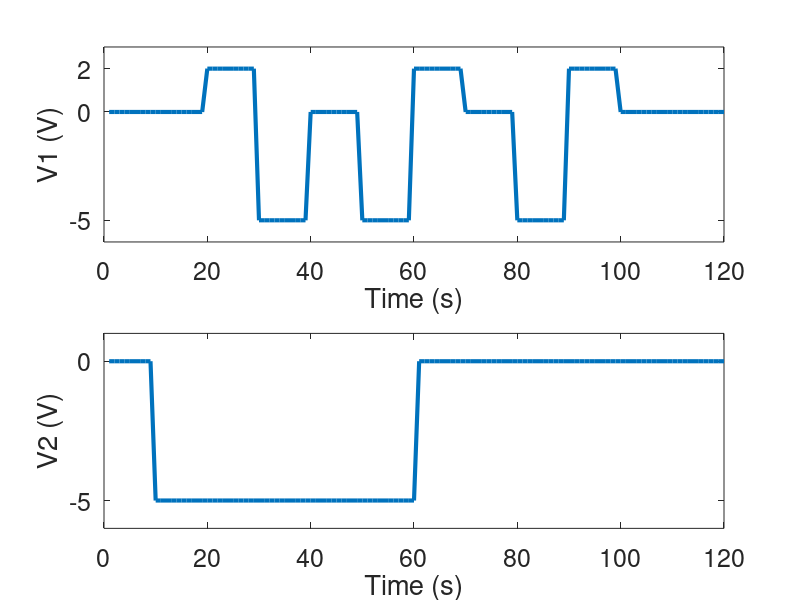

Write MATLAB code to recreate this figure.
v2(1:120) = 0;
v2(10:60) = -5;

v1(1:120) = 0;
v1(20:29) = 2;
v1(30:39) = -5;
v1(50:59) = -5;
v1(60:69) = 2;
v1(80:89) = -5;
v1(90:99) = 2;

t = (1:120);
figure;
subplot(2,1,1);
plot(t,v1,'LineWidth',3);
xlabel('Time (s)','FontSize',18);
ylabel('V1 (V)','FontSize',18);
axis([0 120 -6 3]);
set(gca,'FontSize',18);
set(gca,'YTick',[-5 0 2]);

subplot(2,1,2);
plot(t,v2,'LineWidth',3);
xlabel('Time (s)','FontSize',18);
ylabel('V2 (V)','FontSize',18);
axis([0 120 -6 1]);
set(gca,'FontSize',18);
set(gca,'YTick',[-5 0]);

print -deps2 sum_comparator_v1_v2.eps
